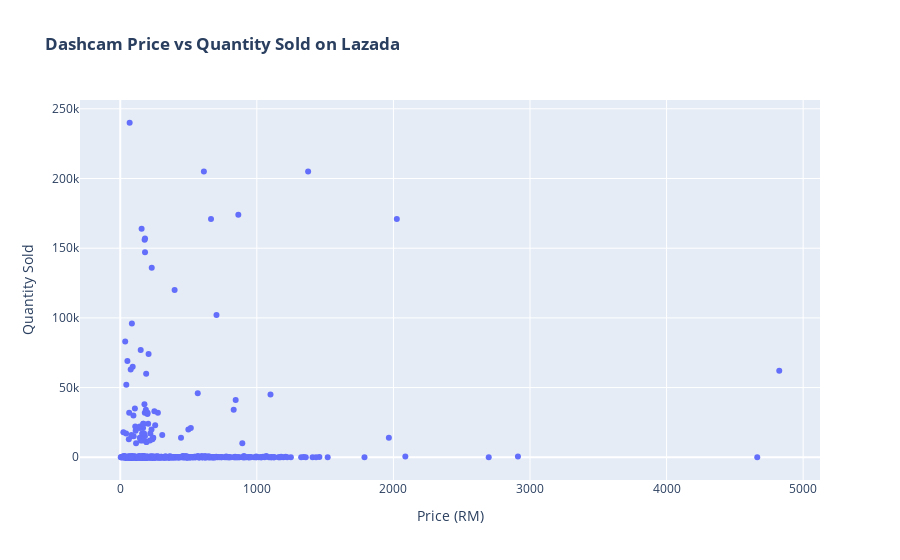

Notebook code for this chart:
### Code cell
# Checking correlation between price and sales
fig3 = go.Figure()
fig3.add_trace(go.Scatter(x=df_800['original_price_RM'], y=df_800['quantity_sold'], mode='markers'))
fig3.update_layout(title_text='<b>Dashcam Price vs Quantity Sold on Lazada</b>')
fig3.update_xaxes(title_text="Price (RM)")
fig3.update_yaxes(title_text="Quantity Sold")

fig3.show()

### Figure 1 — Plotly figure (JSON) as saved in the notebook; plotly's stock layout.template omitted (floating-point values rounded to 4 significant figures; data arrays with more than 128 entries replaced by an {"elided": "..."} marker saying what was removed)
{"data": [{"mode": "markers", "type": "scatter", "x": {"elided": "800 float values"}, "y": {"elided": "800 int values"}}], "layout": {"title": {"text": "<b>Dashcam Price vs Quantity Sold on Lazada</b>"}, "xaxis": {"title": {"text": "Price (RM)"}}, "yaxis": {"title": {"text": "Quantity Sold"}}}}
